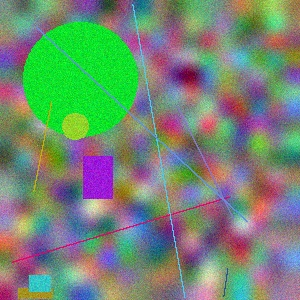
#> input picture samples/clean.jpg, 300 x 300 px
$ python -i features.py   (imports and definitions only)   (older library calls are emulated)
#> lines starting #> are read from the running program, lines starting #| are printed output that depends on the picture
"""
Classical, interpretable image-quality features.

These are the same family of statistics used across the no-reference
image-quality-assessment (NR-IQA) literature (e.g. spatial-domain natural
scene statistics as in BRISQUE, the Laplacian-variance sharpness measure,
and the fast single-image noise estimator of Immerkaer 1996). They are
cheap to compute, fully explainable, and used both as standalone signals
and as engineered input features to the learned model.
"""
from __future__ import annotations
import numpy as np
import cv2


def _to_gray(img_bgr: np.ndarray) -> np.ndarray:
    return cv2.cvtColor(img_bgr, cv2.COLOR_BGR2GRAY)


def sharpness_score(gray: np.ndarray) -> float:
    """Variance of the Laplacian. Low values => blur."""
    return float(cv2.Laplacian(gray, cv2.CV_64F).var())


def brightness_stats(gray: np.ndarray) -> dict:
    mean = float(gray.mean())
    std = float(gray.std())
    over_frac = float(np.mean(gray >= 250))
    under_frac = float(np.mean(gray <= 5))
    return {
        "brightness_mean": mean,
        "contrast_std": std,
        "overexposed_fraction": over_frac,
        "underexposed_fraction": under_frac,
    }


def noise_sigma(gray: np.ndarray) -> float:
    """
    Fast single-image noise-standard-deviation estimator (Immerkaer, 1996):
    convolve with a Laplacian-of-Gaussian-like mask that cancels flat and
    edge structure, leaving a signal dominated by noise, then rescale.
    """
    H, W = gray.shape
    mask = np.array([[1, -2, 1], [-2, 4, -2], [1, -2, 1]], dtype=np.float64)
    conv = cv2.filter2D(gray.astype(np.float64), -1, mask)
    sigma = np.sum(np.abs(conv)) * np.sqrt(0.5 * np.pi) / (6 * (W - 2) * (H - 2) + 1e-6)
    return float(sigma)


def colorfulness(img_bgr: np.ndarray) -> float:
    """Hasler & Susstrunk (2003) colorfulness metric."""
    b, g, r = cv2.split(img_bgr.astype(np.float32))
    rg = r - g
    yb = 0.5 * (r + g) - b
    std_root = np.sqrt(rg.std() ** 2 + yb.std() ** 2)
    mean_root = np.sqrt(rg.mean() ** 2 + yb.mean() ** 2)
    return float(std_root + 0.3 * mean_root)


def entropy(gray: np.ndarray) -> float:
    hist = cv2.calcHist([gray], [0], None, [256], [0, 256]).flatten()
    p = hist / (hist.sum() + 1e-9)
    p = p[p > 0]
    return float(-np.sum(p * np.log2(p)))


def edge_density(gray: np.ndarray) -> float:
    edges = cv2.Canny(gray, 80, 160)
    return float(np.mean(edges > 0))


def corruption_signals(img_bgr: np.ndarray) -> dict:
    """Cheap heuristics for truncated/garbled/degenerate images."""
    gray = _to_gray(img_bgr)
    h, w = gray.shape
    flat_fraction = float(np.mean(np.abs(np.diff(gray.astype(np.int16), axis=1)) == 0))
    degenerate_size = bool(h < 32 or w < 32)
    return {"flat_row_fraction": flat_fraction, "degenerate_size": degenerate_size}


def extract_all(img_bgr: np.ndarray) -> dict:
    gray = _to_gray(img_bgr)
    feats = {
        "sharpness": sharpness_score(gray),
        "noise_sigma": noise_sigma(gray),
        "colorfulness": colorfulness(img_bgr),
        "entropy": entropy(gray),
        "edge_density": edge_density(gray),
    }
    feats.update(brightness_stats(gray))
    feats.update(corruption_signals(img_bgr))
    return feats


def feature_vector(img_bgr: np.ndarray) -> np.ndarray:
    """Fixed-order numeric vector, used as the classical-feature input to the ML head."""
    f = extract_all(img_bgr)
    order = [
        "sharpness", "noise_sigma", "colorfulness", "entropy", "edge_density",
        "brightness_mean", "contrast_std", "overexposed_fraction",
        "underexposed_fraction", "flat_row_fraction",
    ]
    return np.array([f[k] for k in order], dtype=np.float32)

>>> import cv2
>>> picture = cv2.imread('../../../samples/clean.jpg')
#> picture is the input picture: shape (300, 300, 3); mean B, G, R 115.4, 135.8, 115.5
>>> result = extract_all(picture)
#> in _to_gray, `return cv2.cvtColor(img_bgr, cv2.COLOR_BGR2GRAY)`:
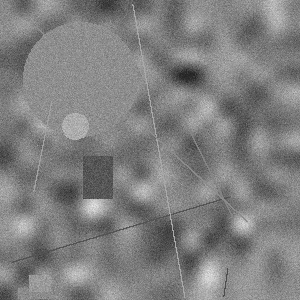
#> returned value: shape (300, 300); min 32, max 235, mean 127.4
#> in noise_sigma, `H, W = gray.shape`: H = 300
#> in noise_sigma, `conv = cv2.filter2D(gray.astype(np.float64), -1, mask)`:
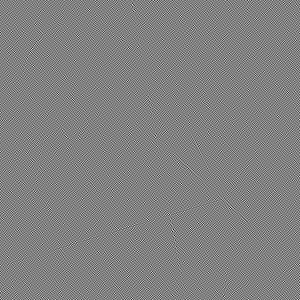
#> conv: shape (300, 300) float64; min -271, max 262, mean 0; drawn with min black and max white
#> in noise_sigma, `sigma = np.sum(np.abs(conv)) * np.sqrt(0.5 * np.pi) / (6 * (W - 2) * (..`: sigma = 9.87
#> in colorfulness, `b, g, r = cv2.split(img_bgr.astype(np.float32))`:
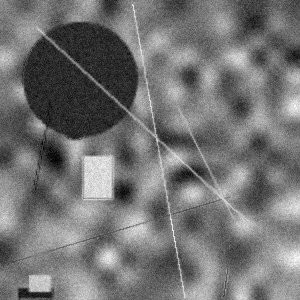
#> b: shape (300, 300) float32; min 0, max 255, mean 115.4
#> in colorfulness, `b, g, r = cv2.split(img_bgr.astype(np.float32))`:
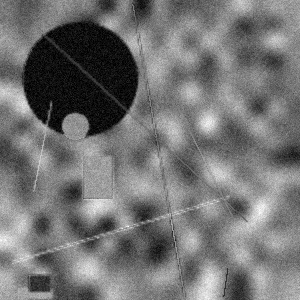
#> r: shape (300, 300) float32; min 0, max 255, mean 115.5
#> in colorfulness, `rg = r - g`:
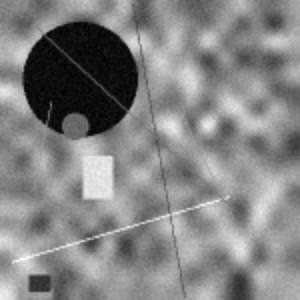
#> rg: shape (300, 300) float32; min -233, max 177, mean -20.3; drawn with min black and max white
#> in colorfulness, `yb = 0.5 * (r + g) - b`:
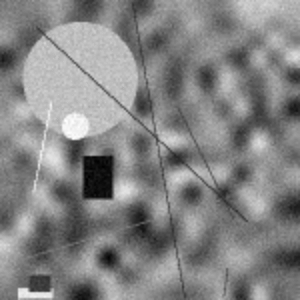
#> yb: shape (300, 300) float32; min -143, max 152.5, mean 10.2; drawn with min black and max white
#> in colorfulness, `std_root = np.sqrt(rg.std() ** 2 + yb.std() ** 2)`: std_root = 93.8
#> in colorfulness, `mean_root = np.sqrt(rg.mean() ** 2 + yb.mean() ** 2)`: mean_root = 22.71
#> in entropy, `hist = cv2.calcHist([gray], [0], None, [256], [0, 256]).flatten()`: hist = 256 values, max 1675 at index 134, min 0 at index 0, mean 351.6
#> in entropy, `p = hist / (hist.sum() + 1e-9)`: p = 256 values, max 0.0186 at index 134, min 0 at index 0, mean 0.00391
#> in entropy, `p = p[p > 0]`: p = 197 values, max 0.0186 at index 102, min 1.11e-05 at index 2, mean 0.00508
#> in edge_density, `edges = cv2.Canny(gray, 80, 160)`:
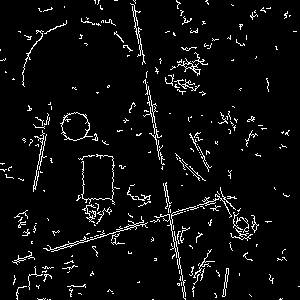
#> edges: shape (300, 300); 4.9% white in thin lines or dots
#> in extract_all, `feats = { "sharpness": sharpness_score(gray), "noise_sigma": noise_sig..`: feats = {'sharpness': 1998.7, 'noise_sigma': 9.87, 'colorfulness': 100.6, 'entropy': 6.6, 'edge_density': 0.0495}
#> in brightness_stats, `mean = float(gray.mean())`: mean = 127.4
#> in brightness_stats, `std = float(gray.std())`: std = 23.76
#> in brightness_stats, `over_frac = float(np.mean(gray >= 250))`: over_frac = 0
#> in corruption_signals, `flat_fraction = float(np.mean(np.abs(np.diff(gray.astype(np.int16), ax..`: flat_fraction = 0.0287
#> result = 11 items
